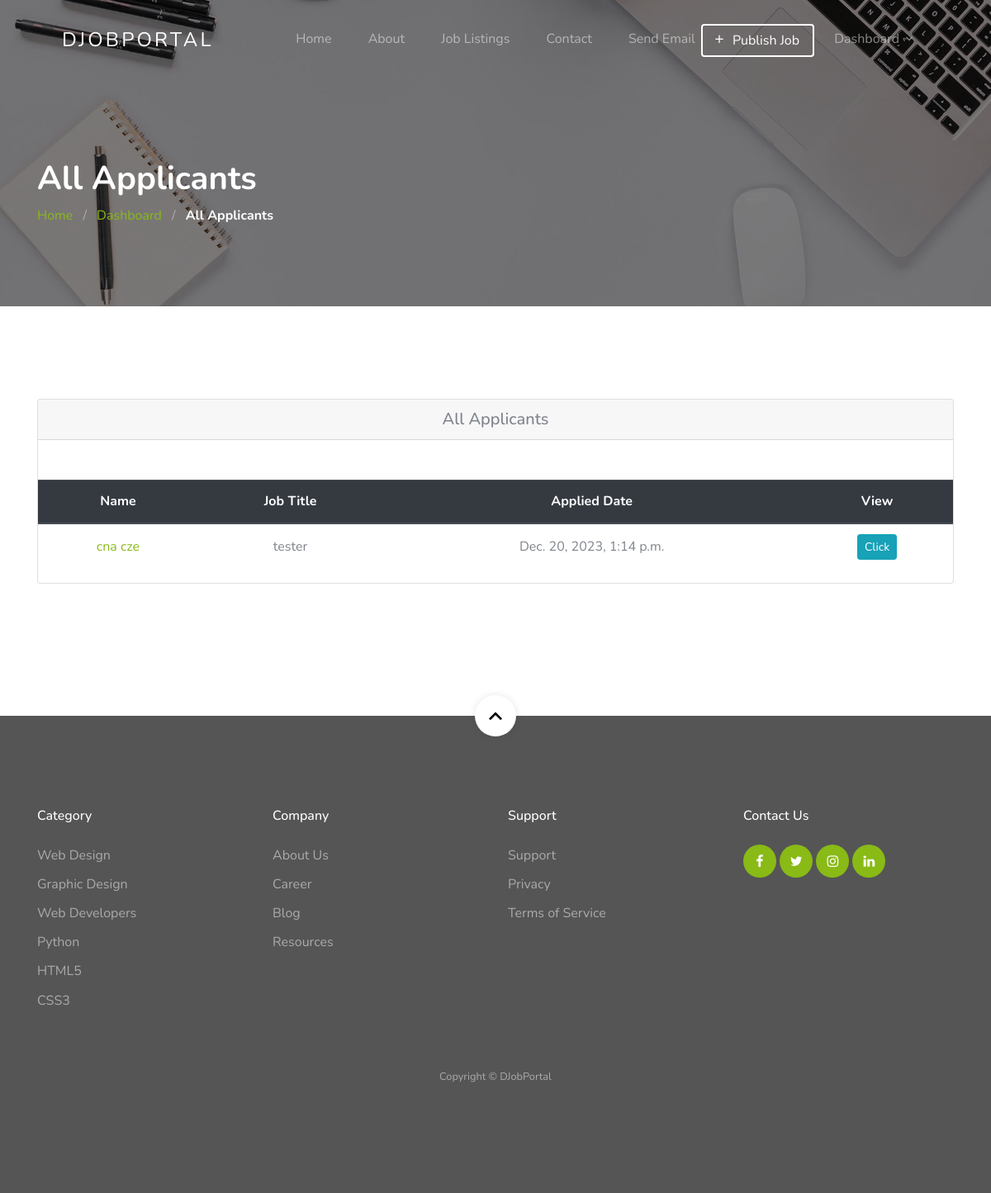
/dashboard/employer/job/1/applicants/ (signed in), run on the app's committed database.
### jobapp/models.py (models this page shows, shortened)
class Applicant(models.Model):
    user = models.ForeignKey(User, on_delete=models.CASCADE)
    job = models.ForeignKey(Job, on_delete=models.CASCADE)
    timestamp = models.DateTimeField(auto_now=True, auto_now_add=False)

class Job(models.Model):
    user = models.ForeignKey(User, related_name='User', on_delete=models.CASCADE)
    title = models.CharField(max_length=300)
    description = RichTextField()
    tags = TaggableManager()
    location = models.CharField(max_length=300)
    job_type = models.CharField(choices=JOB_TYPE, max_length=1)
    category = models.ForeignKey(Category,related_name='Category', on_delete=models.CASCADE)
    salary = models.CharField(max_length=30, blank=True)
    company_name = models.CharField(max_length=300)
    company_description = RichTextField(blank=True, null=True)
    url = models.URLField(max_length=200)
    last_date = models.DateField()
    is_published = models.BooleanField(default=False)
    is_closed = models.BooleanField(default=False)
    timestamp = models.DateTimeField(auto_now=True)

### account/models.py (models this page shows, shortened)
class User(AbstractUser):
    username = None
    email = models.EmailField(unique=True, blank=False,
                              error_messages={
                                  'unique': "A user with that email already exists.",
                              })
    role = models.CharField(choices=ROLE,  max_length=10)
    gender = models.CharField(choices=JOB_TYPE, max_length=1)
    USERNAME_FIELD = "email"
    REQUIRED_FIELDS = []
    def get_full_name(self):
        return self.first_name+ ' ' + self.last_name
    objects = CustomUserManager()

### jobapp/permission.py (the view)
    def wrap(request, *args, **kwargs):
        if request.user.role == 'employer':
            return function(request, *args, **kwargs)
        else:
            raise PermissionDenied

### jobapp/permission.py (called while the page is built)
def user_is_employer(function):
    def wrap(request, *args, **kwargs):
        if request.user.role == 'employer':
            return function(request, *args, **kwargs)
        else:
            raise PermissionDenied
    return wrap

### jobapp/views.py (called while the page is built)
@login_required(login_url=reverse_lazy('account:login'))
@user_is_employer
def all_applicants_view(request, id):
    all_applicants = Applicant.objects.filter(job=id)
    context = {
        'all_applicants': all_applicants
    }
    return render(request, 'jobapp/all-applicants.html', context)

### template/jobapp/all-applicants.html (shortened to what this page needs)
{% extends 'base.html' %}
{% load static %}
{% block content %}
<section class="section-hero overlay inner-page bg-image" style="background-image: url('{% static 'images/hero_1.jpg' %}');"
    id="home-section">
    <div class="container">
        <div class="row">
            <div class="col-md-7">
                <h1 class="text-white font-weight-bold">All Applicants </h1>
                <div class="custom-breadcrumbs">
                    <a href="{% url 'jobapp:home' %}">Home</a> <span class="mx-2 slash">/</span>
                    <a href="{% url 'jobapp:dashboard' %}">Dashboard</a> <span class="mx-2 slash">/</span>
                    <span class="text-white"><strong>All Applicants </strong></span>
                </div>
            </div>
        </div>
    </div>
</section>
<section class="site-section">
    <div class="container">
        <div class="row">
            <div class="col-lg-12 mb-5">
                <div class="card">
                    <h5 class="card-header text-center mb-5"> All Applicants </h5>
                    <div class="table-responsive">
                        <table class="table text-center">
                            <thead class="thead-dark">
                                <tr>
                                    <th>Name</th>
                                    <th>Job Title</th>
                                    <th>Applied Date</th>
                                    <th>View </th>
                                </tr>
                            </thead>
                            <tbody>
                                {% for applicant in all_applicants %}
                                <tr>
                                    <td class="text-center"><a href="">{{ applicant.user.get_full_name }}</a></td     >
                                    <td>{{ applicant.job.title }}</td>
                                    <td>{{ applicant.timestamp }}</td>
                                    <td>
                                        <a class="btn btn-info btn-sm" href="{% url 'jobapp:applicant-details' applicant.user.id %}"
                                                role="button">
                                            Click
                                        </a>
                                    </td>
                                </tr>
                                {% endfor %}
                            </tbody>
                        </table>
                    </div>
                </div>
            </div>
        </div>
    </div>
</section>
{% endblock %}

### static/css/style.css (style rules this page uses)
body { font-weight: 400; font-size: 1rem; line-height: 1.7; position: relative; }
body:after { content: ""; position: absolute; top: 0; left: 0; right: 0; bottom: 0; background: rgba(0, 0, 0, 0.7); z-index: 100; opacity: 0; visibility: hidden; -webkit-transition: .3s all ease; -o-transition: .3s all ease; transition: .3s all ease; }
h1, h2, h3, h4 { color: #000; }
.site-section { padding-top: 7rem; padding-bottom: 7rem; position: relative; z-index: 2; }
.bg-image { background-size: cover; background-position: center center; background-repeat: no-repeat; }
.custom-breadcrumbs a { color: #89ba16; }
.custom-breadcrumbs .slash { color: rgba(255, 255, 255, 0.4); }
.section-hero, .section-hero > .container > .row { height: 100vh; min-height: 900px; }
.section-hero.inner-page, .section-hero.inner-page > .container > .row { height: auto; min-height: auto; padding-top: 6em; padding-bottom: 3em; }
.section-hero.overlay, .section-hero.overlay-2 { position: relative; }
.section-hero.overlay:before, .section-hero.overlay-2:before { z-index: 1; position: absolute; content: ""; top: 0; left: 0; right: 0; bottom: 0; background: rgba(0, 0, 0, 0.5); }
.section-hero > .container { z-index: 2; position: relative; }
.btn:after, .btn:before { display: none; }
.table td, .table th { vertical-align: middle !important; }

### data on the page
Applicant: user.get_full_name "cna cze", job "tester", timestamp "Dec. 20, 2023, 1:14 p.m."
